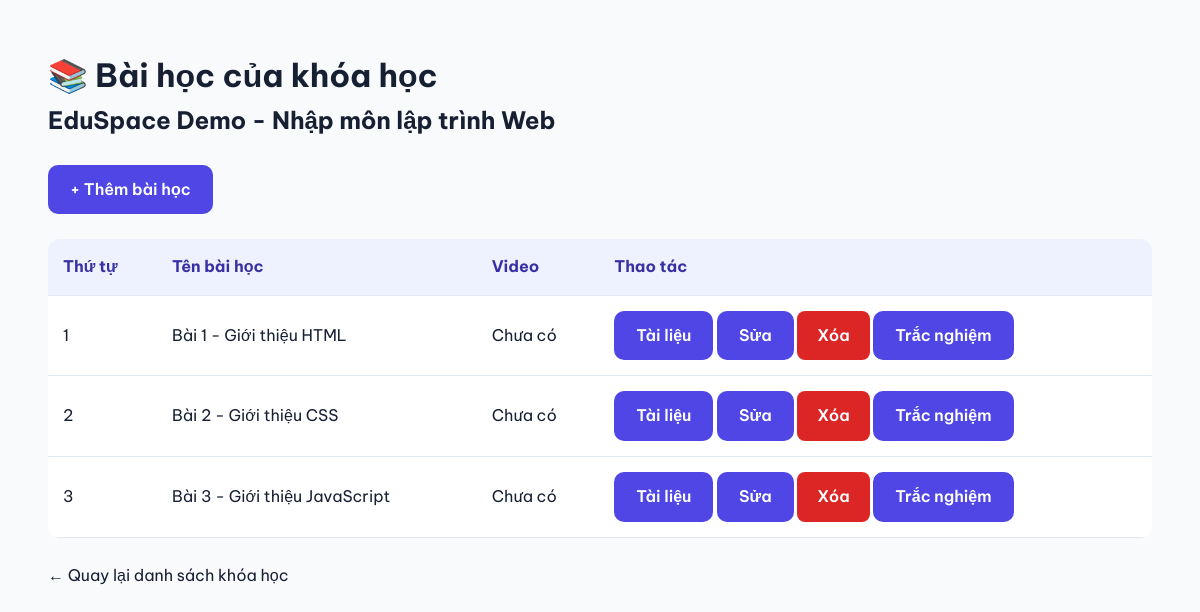
/teacher/lessons.php?course_id=13 (signed in), run on the app's committed database.
### tables this page shows
CREATE TABLE `courses` (
  `id` int(11) NOT NULL,
  `teacher_id` int(11) DEFAULT NULL,
  `category` varchar(100) NOT NULL,
  `title` varchar(255) NOT NULL,
  `description` text DEFAULT NULL,
  `icon` varchar(20) DEFAULT '?',
  `color` varchar(20) DEFAULT 'blue',
  `students` int(11) DEFAULT 0,
  `teacher_name` varchar(100) DEFAULT NULL,
  `status` enum('draft','pending','approved','rejected') DEFAULT 'draft',
  `created_at` timestamp NOT NULL DEFAULT current_timestamp()
);

CREATE TABLE `lessons` (
  `id` int(11) NOT NULL,
  `course_id` int(11) NOT NULL,
  `title` varchar(255) NOT NULL,
  `content` text DEFAULT NULL,
  `video_url` varchar(500) DEFAULT NULL,
  `lesson_order` int(11) NOT NULL DEFAULT 1,
  `created_at` timestamp NOT NULL DEFAULT current_timestamp()
);

### teacher/lessons.php (the view, shortened to what this page needs)
<?php
require_once __DIR__ . "/../includes/auth.php";
$courseId = filter_input(
    INPUT_GET,
    "course_id",
    FILTER_VALIDATE_INT
);
$teacherId = (int)$_SESSION["user_id"];
$stmt = $pdo->prepare(
    "SELECT id, title, status
     FROM courses
     WHERE id = ? AND teacher_id = ?
     LIMIT 1"
);
$stmt->execute([$courseId, $teacherId]);
$course = $stmt->fetch();
$stmt = $pdo->prepare(
    "SELECT id, title, lesson_order, video_url
     FROM lessons
     WHERE course_id = ?
     ORDER BY lesson_order ASC, id ASC"
);
$stmt->execute([$courseId]);
$lessons = $stmt->fetchAll();
$canEdit = in_array(
    $course["status"],
    ["draft", "rejected"],
    true
);
function e($value) {
    return htmlspecialchars(
        (string)$value,
        ENT_QUOTES,
        "UTF-8"
    );
}
?>
<!DOCTYPE html>
<html lang="vi">
<head>
    <link rel="stylesheet" href="../assets/css/style.css">
</head>
<body>
<div class="container" style="padding: 50px 0;">
    <h1>📚 Bài học của khóa học</h1>
    <h2><?php echo e($course["title"]); ?></h2>
    <?php if ($canEdit): ?>
        <p style="margin: 25px 0;">
            <a
                href="create_lesson.php?course_id=<?php echo $courseId; ?>"
                class="btn btn-primary"
            >
                + Thêm bài học
            </a>
        </p>
    <?php endif; ?>
    <div style="overflow-x: auto;">
        <table class="data-table">
            <thead>
                <tr>
                    <th>Thứ tự</th>
                    <th>Tên bài học</th>
                    <th>Video</th>
                    <th>Thao tác</th>
                </tr>
            </thead>
            <tbody>
                <?php foreach ($lessons as $lesson): ?>
                    <tr>
                        <td>
                            <?php echo (int)$lesson["lesson_order"]; ?>
                        </td>
                        <td>
                            <?php echo e($lesson["title"]); ?>
                        </td>
                        <td>
                            <?php if (!empty($lesson["video_url"])): ?>
                                <a
                                    href="<?php echo e($lesson["video_url"]); ?>"
                                    target="_blank"
                                    rel="noopener noreferrer"
                                >
                                    Xem video
                                </a>
                            <?php else: ?>
                                Chưa có
                            <?php endif; ?>
                        </td>
<td>
    <a
        href="materials.php?lesson_id=<?php echo (int)$lesson['id']; ?>"
        class="btn btn-primary"
    >
        Tài liệu
    </a>
    <?php if ($canEdit): ?>
        <a
            href="edit_lesson.php?id=<?php echo (int)$lesson['id']; ?>"
            class="btn btn-primary"
        >
            Sửa
        </a>
        <form
            action="delete_lesson.php"
            method="POST"
            style="display:inline-block;"
            onsubmit="return confirm('Bạn chắc chắn muốn xóa bài học này?');"
        >
            <button
                type="submit"
                class="btn btn-danger"
            >
                Xóa
            </button>
        </form>
    <?php endif; ?>
<a
    href="quiz.php?lesson_id=<?php echo (int)$lesson['id']; ?>"
    class="btn btn-primary"
>
    Trắc nghiệm
</a>
</td>
                    </tr>
                <?php endforeach; ?>
            </tbody>
        </table>
    </div>
    <p style="margin-top: 25px;">
        <a href="courses.php">
            ← Quay lại danh sách khóa học
        </a>
    </p>
</div>
</body>
</html>

### assets/css/style.css (style rules this page uses)
:root { --primary: #4f46e5; --primary-dark: #3730a3; --text: #172033; --muted: #64748b; --background: #f8fafc; }
* { margin: 0; padding: 0; box-sizing: border-box; }
html { scroll-behavior: smooth; }
body { font-family: 'Be Vietnam Pro', Arial, sans-serif; background: var(--background); color: var(--text); line-height: 1.6; }
a { text-decoration: none; color: inherit; }
.container { width: min(1150px, 92%); margin: 0 auto; }
.btn { display: inline-block; border: none; border-radius: 10px; padding: 12px 22px; font: inherit; font-weight: 600; cursor: pointer; text-align: center; }
.btn-primary { background: var(--primary); color: white; }
.data-table { width: 100%; border-collapse: collapse; background: white; border-radius: 12px; overflow: hidden; }
.data-table th, .data-table td { padding: 15px; text-align: left; border-bottom: 1px solid #e2e8f0; }
.data-table th { background: #eef2ff; color: #3730a3; }
.btn-danger { display: inline-block; padding: 12px 20px; border: none; border-radius: 8px; background: #dc2626; color: white; font: inherit; font-weight: 600; cursor: pointer; text-decoration: none; }

### data on the page
courses: title "EduSpace Demo - Nhập môn lập trình Web"
lessons: lesson_order "1", title "Bài 1 - Giới thiệu HTML", video_url "Chưa có"
lessons: lesson_order "2", title "Bài 2 - Giới thiệu CSS", video_url "Chưa có"
lessons: lesson_order "3", title "Bài 3 - Giới thiệu JavaScript", video_url "Chưa có"
